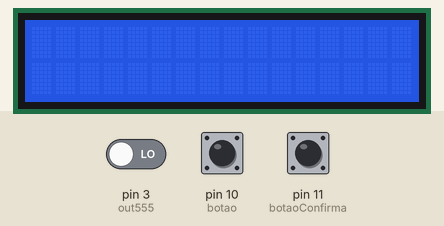
Simulated run of this sketch. Board: Arduino Uno, built with avr-gcc and run on an emulated ATmega328P. Parts: 16×2 character LCD. Inputs (shaded band) come from the test bench; at power-on: pin 10 (botao) LOW, pin 11 (botaoConfirma) LOW, pin 3 (out555) LOW. What the sketch prints to the serial monitor is not drawn.

Above: at 1.2 s.
1.3 s: pin 10 (botao) pulled HIGH for 1 s
At 3.4 s:
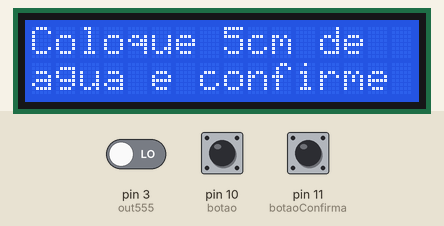
3.8 s: pin 11 (botaoConfirma) pulled HIGH for 1 s
At 5.3 s:
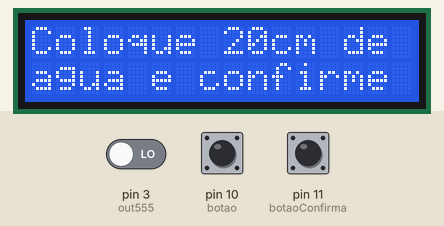
6.3 s: pin 11 (botaoConfirma) pulled HIGH for 3.2 s
At 10.0 s:
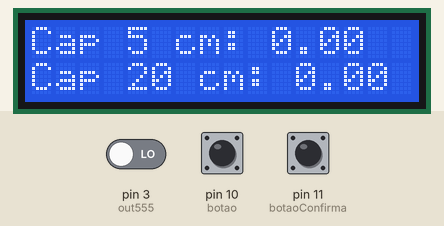
11.0 s: pin 10 (botao) pulled HIGH for 3.2 s
At 14.8 s:
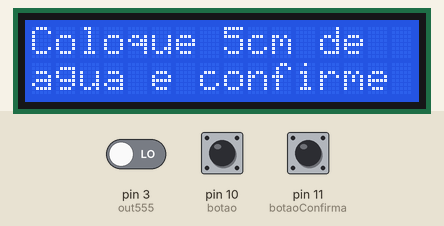
Timing chart, 0 to 16.3 s (numbered marks = the images above; inputs shaded):
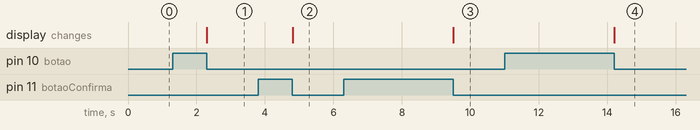

The sketch:

codigo_sensor_nivel.ino
```cpp
#include <LiquidCrystal.h>
LiquidCrystal lcd(2, 8, 4, 5, 6, 7);

#define out555 3
#define trigger 9
#define botao 10
#define botaoConfirma 11

volatile unsigned long pulseBegin = micros();
volatile unsigned long pulseEnd = micros();
volatile bool pulseTimeAvailable = false;
volatile unsigned long tempoatual = 0;
unsigned long pulseDuration;
float m = 0;
float b = 0;
int estadoBotao;
int estadoBotaoConfirma;
bool modoCalibracao = false;
unsigned long tempoPressionado = 0;
unsigned long tempoPressionado2 = 0;
int state;
float capacitancia_5cm;
float capacitancia_20cm;

void buttonPinInterrupt() {
  if (digitalRead(out555) == HIGH) {
    tempoatual = micros();
    pulseBegin = micros() - tempoatual;
  } else {
    pulseEnd = micros() - tempoatual;
    pulseTimeAvailable = true;
  }
}

void setup() {
  lcd.begin(16, 2);
  Serial.begin(9600);
  pinMode(out555, INPUT);
  pinMode(trigger, OUTPUT);
  pinMode(botao, INPUT);
  pinMode(botaoConfirma, INPUT);

  attachInterrupt(digitalPinToInterrupt(out555),
                  buttonPinInterrupt,
                  CHANGE);
}

void loop() {

  if (pulseTimeAvailable) {
    pulseTimeAvailable = false;
    pulseDuration = pulseEnd - pulseBegin;
    Serial.print("duracao: ");
    Serial.println(pulseDuration);
    nivel(medicao());
  }
  digitalWrite(trigger, HIGH);
  delay(200);
  digitalWrite(trigger, LOW);

  estadoBotao = digitalRead(botao);
  if (estadoBotao == HIGH) {
    tempoPressionado = millis();  // Salva o tempo atual
    while (digitalRead(botao) == HIGH) {
    }                                          // Aguarda até o botão ser liberado
    if (millis() - tempoPressionado >= 200) {  // Botão pressionado por 0,2 segundos
      modoCalibracao = true;
      state = 0;
    }
  }

  estadoBotaoConfirma = digitalRead(botaoConfirma);
  if (estadoBotaoConfirma == HIGH) {
    tempoPressionado2 = millis();  // Salva o tempo atual
    while (digitalRead(botaoConfirma) == HIGH) {
    }                                           // Aguarda até o botão ser liberado
    if (millis() - tempoPressionado2 >= 200) {  // Botão pressionado por 0,2 segundos
      state++;
    }
  }


  if (modoCalibracao) {
    switch (state) {
      case 0:
        lcd.clear();
        lcd.print("Coloque 5cm de");
        lcd.setCursor(0, 1);
        lcd.print("agua e confirme");
        capacitancia_5cm = medicao();
        Serial.print("Capacitancia: ");
        Serial.println(capacitancia_5cm);

        break;
      case 1:
        lcd.clear();
        lcd.print("Coloque 20cm de");
        lcd.setCursor(0, 1);
        lcd.print("agua e confirme");
        capacitancia_20cm = medicao();
        Serial.print("Capacitancia: ");
        Serial.println(capacitancia_20cm);
        break;
      case 2:
        lcd.clear();
        lcd.print("Cap 5 cm: ");
        lcd.print(capacitancia_5cm);
        lcd.setCursor(0, 1);
        lcd.print("Cap 20 cm: ");
        lcd.print(capacitancia_20cm);
        break;
      case 3:
        //finalizando calibração
        m = (20 - 5) / (capacitancia_20cm - capacitancia_5cm);
        b = 5 - (m * capacitancia_5cm);
        modoCalibracao = false;
        break;
      default:
        break;
    }
  }
}

float medicao() {
  float capacitancia = (pulseDuration / (1.1 * 1000));
  return capacitancia;
}

void nivel(float capacitancia) {
  if (!modoCalibracao) {
    lcd.clear();
    lcd.print("Nivel:");
    lcd.setCursor(0, 1);
    Serial.print("Capacitancia: ");
    Serial.println(capacitancia);
    float nivel = (m * capacitancia) + b;
    lcd.print(nivel);
    lcd.print(" cm");
    if (nivel == 0) {
      lcd.clear();
      lcd.print("Calibre o sensor");
    }
  }
}
```

Measured:
- after the input at 1.3 s, the display: changes after 1.0 s (image 1)
- after the input at 3.8 s, the display: changes after 1.0 s (image 2)
- after the input at 6.3 s, the display: changes after 3.2 s (image 3)
- after the input at 11.0 s, the display: changes after 3.2 s (image 4)
